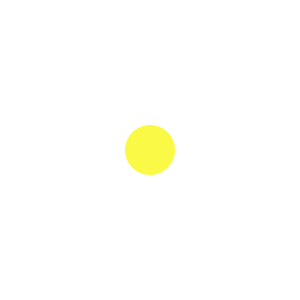
Frame 1 (no input)
Frame 60 (the mouse pressed at the canvas centre just before this capture): identical to frame 1, image omitted
Frame 120 (the mouse held since frame 60 and released just before this capture): identical to frame 1, image omitted

The Processing sketch that drew this single still picture (run headless with seeded random() and noise(); from frame 60 on, the mouse is pressed at the canvas centre):

// Processing sketch: processing_18904
// ── processing_18904.pde

void setup(){
 size(300,300);
 smooth();
 background(255,255,255);
frameRate(30);
}
int x=0;
void draw(){
  background(255,255,255);
  fill(250,250,70);
  noStroke();
  ellipse(width/2,height/2,50,50);
  x++;
if(x>100){
  noStroke();
  fill(x,100,200);
  ellipse(width/2,height/2,50,50);
  x++;
}
if(x>150){
  fill(150-x);
  ellipse(width/2+(x-150),height/2+(x-150),50,50);
  ellipse(width/2-(x-150),height/2+(x-150),50,50);
  ellipse(width/2+(x-150),height/2-(x-150),50,50);
  ellipse(width/2-(x-150),height/2-(x-150),50,50);
  x++;
}
if(x>200){
  stroke(200-x);
  strokeWeight(8);
 line(width/2+(x-150),height/2+(x-150),width/2,height/2);
  line(width/2-(x-150),height/2+(x-150),width/2,height/2);
  line(width/2+(x-150),height/2-(x-150),width/2,height/2);
  line(width/2-(x-150),height/2-(x-150),width/2,height/2);
  x++;
}
if(x>300){
rectMode(CENTER);
noStroke();
fill(300-x);
rect(width/2,height/2,width/2,height/2);
x++;
}
if(x>400){
  fill(255,255,255);
  rect(width/2,height/2,width,height);
}
}
void mousePressed(){
x=0;
x++;
}
